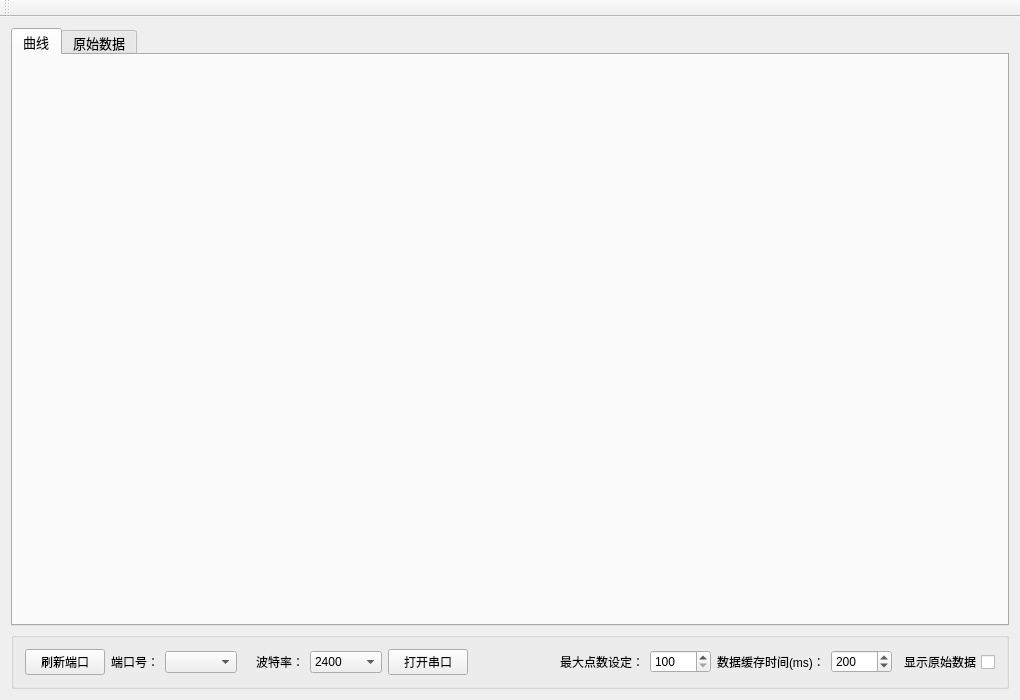
<?xml version="1.0" encoding="UTF-8"?>
<ui version="4.0">
 <class>MainWindow</class>
 <widget class="QMainWindow" name="MainWindow">
  <property name="windowModality">
   <enum>Qt::NonModal</enum>
  </property>
  <property name="geometry">
   <rect>
    <x>0</x>
    <y>0</y>
    <width>1020</width>
    <height>700</height>
   </rect>
  </property>
  <property name="windowTitle">
   <string>串口曲线绘制-武汉腾跃电子工作室设计V1.0</string>
  </property>
  <property name="dockNestingEnabled">
   <bool>false</bool>
  </property>
  <widget class="QWidget" name="centralWidget">
   <layout class="QVBoxLayout" name="verticalLayout_6">
    <item>
     <widget class="QTabWidget" name="tabWidget">
      <property name="font">
       <font>
        <pointsize>10</pointsize>
        <weight>50</weight>
        <bold>false</bold>
       </font>
      </property>
      <property name="tabShape">
       <enum>QTabWidget::Rounded</enum>
      </property>
      <property name="currentIndex">
       <number>0</number>
      </property>
      <widget class="QWidget" name="tab">
       <attribute name="title">
        <string>曲线</string>
       </attribute>
       <layout class="QVBoxLayout" name="verticalLayout">
        <item>
         <widget class="MyPlot" name="plot" native="true">
          <layout class="QVBoxLayout" name="verticalLayout_3"/>
         </widget>
        </item>
       </layout>
      </widget>
      <widget class="QWidget" name="tab_2">
       <attribute name="title">
        <string>原始数据</string>
       </attribute>
       <layout class="QVBoxLayout" name="verticalLayout_5">
        <item>
         <layout class="QVBoxLayout" name="verticalLayout_4">
          <item>
           <widget class="RawData" name="rawData" native="true">
            <layout class="QVBoxLayout" name="verticalLayout_2"/>
           </widget>
          </item>
         </layout>
        </item>
       </layout>
      </widget>
     </widget>
    </item>
    <item>
     <widget class="QGroupBox" name="groupBox">
      <property name="title">
       <string/>
      </property>
      <layout class="QHBoxLayout" name="horizontalLayout_2">
       <item>
        <layout class="QHBoxLayout" name="horizontalLayout">
         <item>
          <widget class="QPushButton" name="UpdataCom">
           <property name="text">
            <string>刷新端口</string>
           </property>
          </widget>
         </item>
         <item>
          <widget class="QLabel" name="label">
           <property name="text">
            <string>端口号：</string>
           </property>
          </widget>
         </item>
         <item>
          <widget class="QComboBox" name="comboBox_sp_name"/>
         </item>
         <item>
          <widget class="QLabel" name="label_2">
           <property name="text">
            <string/>
           </property>
          </widget>
         </item>
         <item>
          <widget class="QLabel" name="label_3">
           <property name="text">
            <string>波特率：</string>
           </property>
          </widget>
         </item>
         <item>
          <widget class="QComboBox" name="baud">
           <property name="currentText">
            <string>2400</string>
           </property>
           <item>
            <property name="text">
             <string>2400</string>
            </property>
           </item>
           <item>
            <property name="text">
             <string>4800</string>
            </property>
           </item>
           <item>
            <property name="text">
             <string>9600</string>
            </property>
           </item>
           <item>
            <property name="text">
             <string>19200</string>
            </property>
           </item>
           <item>
            <property name="text">
             <string>38400</string>
            </property>
           </item>
           <item>
            <property name="text">
             <string>57600</string>
            </property>
           </item>
           <item>
            <property name="text">
             <string>115200</string>
            </property>
           </item>
           <item>
            <property name="text">
             <string>230400</string>
            </property>
           </item>
           <item>
            <property name="text">
             <string>256000</string>
            </property>
           </item>
           <item>
            <property name="text">
             <string>460800</string>
            </property>
           </item>
           <item>
            <property name="text">
             <string>921600</string>
            </property>
           </item>
          </widget>
         </item>
         <item>
          <widget class="QPushButton" name="toolButton_sp_open">
           <property name="text">
            <string>打开串口</string>
           </property>
          </widget>
         </item>
         <item>
          <spacer name="horizontalSpacer">
           <property name="orientation">
            <enum>Qt::Horizontal</enum>
           </property>
           <property name="sizeHint" stdset="0">
            <size>
             <width>40</width>
             <height>20</height>
            </size>
           </property>
          </spacer>
         </item>
         <item>
          <spacer name="horizontalSpacer_2">
           <property name="orientation">
            <enum>Qt::Horizontal</enum>
           </property>
           <property name="sizeHint" stdset="0">
            <size>
             <width>40</width>
             <height>20</height>
            </size>
           </property>
          </spacer>
         </item>
         <item>
          <widget class="QLabel" name="label_5">
           <property name="text">
            <string>最大点数设定：</string>
           </property>
          </widget>
         </item>
         <item>
          <widget class="QSpinBox" name="MaxPointSet">
           <property name="minimum">
            <number>100</number>
           </property>
           <property name="maximum">
            <number>20000</number>
           </property>
           <property name="singleStep">
            <number>100</number>
           </property>
          </widget>
         </item>
         <item>
          <widget class="QLabel" name="label_4">
           <property name="text">
            <string>数据缓存时间(ms)：</string>
           </property>
          </widget>
         </item>
         <item>
          <widget class="QSpinBox" name="timeInterval">
           <property name="maximum">
            <number>10000</number>
           </property>
           <property name="singleStep">
            <number>100</number>
           </property>
           <property name="value">
            <number>200</number>
           </property>
          </widget>
         </item>
         <item>
          <widget class="QCheckBox" name="RawShow">
           <property name="layoutDirection">
            <enum>Qt::RightToLeft</enum>
           </property>
           <property name="text">
            <string>显示原始数据</string>
           </property>
          </widget>
         </item>
        </layout>
       </item>
      </layout>
     </widget>
    </item>
   </layout>
  </widget>
  <widget class="QToolBar" name="mainToolBar">
   <attribute name="toolBarArea">
    <enum>TopToolBarArea</enum>
   </attribute>
   <attribute name="toolBarBreak">
    <bool>false</bool>
   </attribute>
  </widget>
 </widget>
 <layoutdefault spacing="6" margin="11"/>
 <customwidgets>
  <customwidget>
   <class>MyPlot</class>
   <extends>QWidget</extends>
   <header location="global">myplot.h</header>
   <container>1</container>
  </customwidget>
  <customwidget>
   <class>RawData</class>
   <extends>QWidget</extends>
   <header>rawdata.h</header>
   <container>1</container>
  </customwidget>
 </customwidgets>
 <resources/>
 <connections/>
</ui>
